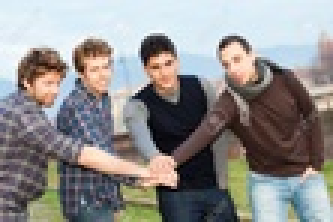
#> input picture abc.jpg, 111 x 74 px, shrunk from 1300 x 866 before the run (shown 3 times larger)
$ python decrypt.py abc.jpg
#> lines starting #> are read from the running program, lines starting #| are printed output that depends on the picture
import sys
from PIL import Image
import numpy as np

# Read the command line argument
image_path = sys.argv[1]

# Open the image
image = Image.open(image_path)
#> image is the input picture: PIL image 111x74 RGB; mean R, G, B 143.3, 141.5, 140.5

# Convert the image to a NumPy array
image_array = np.array(image)

# Get the red channel of the image (assuming it's an RGB image)
red_channel = image_array[:, :, 0]
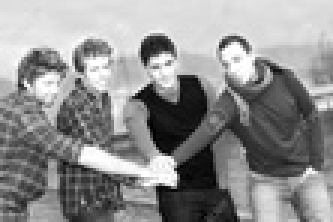
#> red_channel: shape (74, 111) (shown 3 times larger); min 0, max 255, mean 143.3

# Retrieve the LSBs of each pixel value to reconstruct the message
binary_message = ""
for row in red_channel:
    for pixel in row:
        binary_message += bin(pixel)[-1]
#> this loop made 74 passes

# Convert the binary message to ASCII characters
message = ""
for i in range(0, len(binary_message), 8):
    byte = binary_message[i:i + 8]
    message += chr(int(byte, 2))
#> this loop made 1027 passes
#> (i, byte) on passes 4 to 6: (24, '00000110'), (32, '11001001'), (40, '00001111')

# Print the decrypted message
print("Decrypted Message:", message)
#> (printed output is left out)
